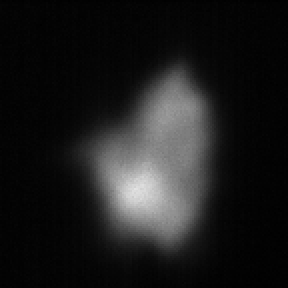
#> input picture testfiles/Cam2_0_0_000000.bmp, 144 x 144 px (shown 2 times larger); its folder holds 4 pictures in this run
$ python PODmodes.py
#> lines starting #> are read from the running program, lines starting #| are printed output that depends on the picture
import glob
import numpy as np
import matplotlib.pyplot as plt
from PIL import Image
from sklearn.decomposition import TruncatedSVD
from scipy.ndimage import gaussian_filter
from scipy.signal import savgol_filter
from mpl_toolkits.mplot3d import Axes3D
fileList = sorted(glob.glob("testfiles/Cam2_0_0_*.bmp"))
n_frames = len(fileList)
length = 144
height = 144
data = np.zeros((n_frames, length , height ))


# Read file
for idx, filename in enumerate(fileList):
    data[idx] = np.array(Image.open(filename).convert('L'))

avg_data = np.mean(data, axis=0)
data_clean = data - avg_data

# Apply Gaussian filter
#data_smooth = np.zeros((n_frames, length , height))
#for idx in range(n_frames):
#    data_smooth[idx] = gaussian_filter(data_clean[idx], sigma=.75)

# Reshape matrices into 1D arrays
n_samples, n_rows, n_cols = data_clean.shape
#> n_samples = 4; n_rows = 144; n_cols = 144
data_1d = np.reshape(data_clean, (n_samples, n_rows * n_cols))

# Perform SVD-based POD
n_components = 3
svd = TruncatedSVD(n_components)
data_pod = svd.fit_transform(data_1d)
#> data_pod = [[370.1, -132.4, 94.21], [172.5, 72.59, -159.9], [-159.2, 265, 79.9], [-383.4, -205.2, -14.17]]

# Create a 2x2 grid of subplots
fig, axes = plt.subplots(nrows=3, ncols=2)
# Plot the first 4 POD components in each subplot
for i in range(n_components):
    row = i // 2
    col = i % 2
    ax = axes[row, col]
    mode = svd.components_[i, :]
    mode = np.reshape(mode, (length, height))
    im = ax.imshow(mode, cmap='seismic')
    ax.set_title(f'Mode {i + 1}')
    fig.colorbar(im, ax=ax)
plt.show()
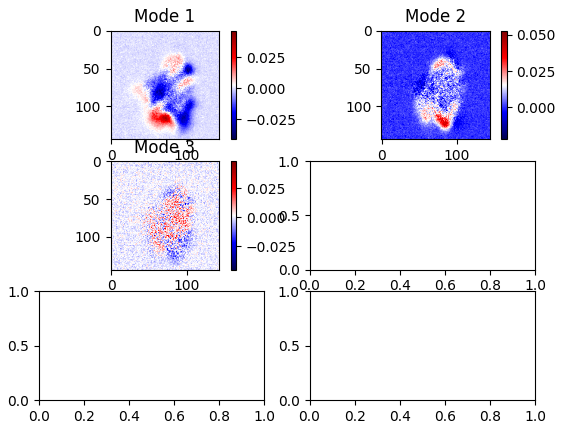
#> figure drawn by matplotlib, 6 panels

coeff_smoothed = np.zeros(data_pod.shape)

# Plot the time evolution of the first n_components POD modes
figs, axs = plt.subplots(nrows=n_components, ncols=1)
t = np.arange(n_samples)
#> t = [0, 1, 2, 3]
for i in range(n_components):
    row = i // 2
    col = i % 2
    ax = axs[i]
    ax.plot(t, data_pod[:, i], '--')
#> (the run stopped early here; a loop or call above may not have finished)
